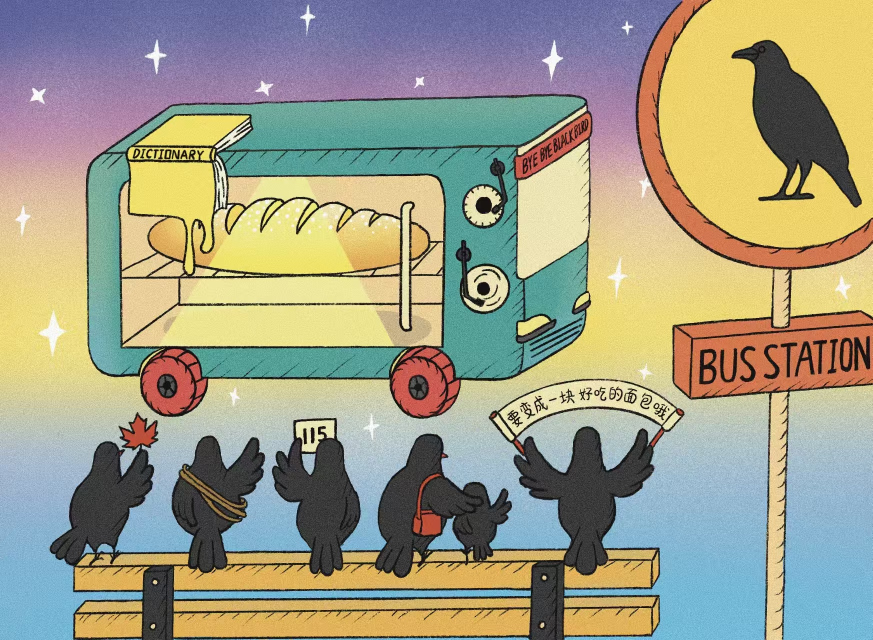
#> input picture assets/target.jpg, 1745 x 1280 px (shown at 1/2 size)
$ python build_birds_from_ora.py
#> lines starting #> are read from the running program, lines starting #| are printed output that depends on the picture
# -*- coding: utf-8 -*-
"""用 ORA 分层文件重建五只乌鸦的贴片。

ORA 的乌鸦图层本身手切得很干净，但有几处需要处理：
- 上层带进来的天空/白云高光（冷色浅色）要去掉；
- 底部会带一条长椅木色横线，改用现有 v25 贴片的干净脚/尾部分混合；
- ORA 里没有把枫叶、115 牌、横幅单独切出来（它们只在 ORA 预览叠原图时出现），
  这三样从原图/v25 贴片补回。
"""
import json
import os
import zipfile

import numpy as np
from PIL import Image
from scipy import ndimage

BASE = os.path.dirname(os.path.dirname(os.path.abspath(__file__)))
SRC = os.path.join(BASE, "assets", "target.jpg")
SPRITES = os.path.join(BASE, "assets", "sprites")
ORA = os.path.join(BASE, "tools", "ora_src")
OUT = os.path.join(BASE, "tools", "ora_src", "new_sprites")
os.makedirs(OUT, exist_ok=True)

src = np.asarray(Image.open(SRC).convert("RGB")).astype(np.int16)
H, W = src.shape[:2]
#> H = 1280; W = 1745
R, G, B = src[:, :, 0], src[:, :, 1], src[:, :, 2]
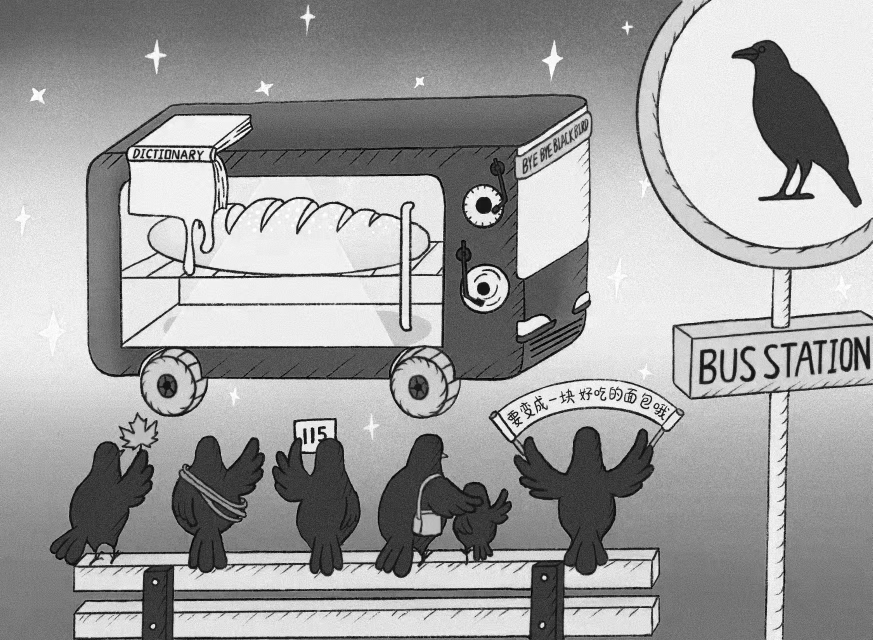
#> R: shape (1280, 1745) int16 (shown at 1/2 size); min 0, max 255, mean 159
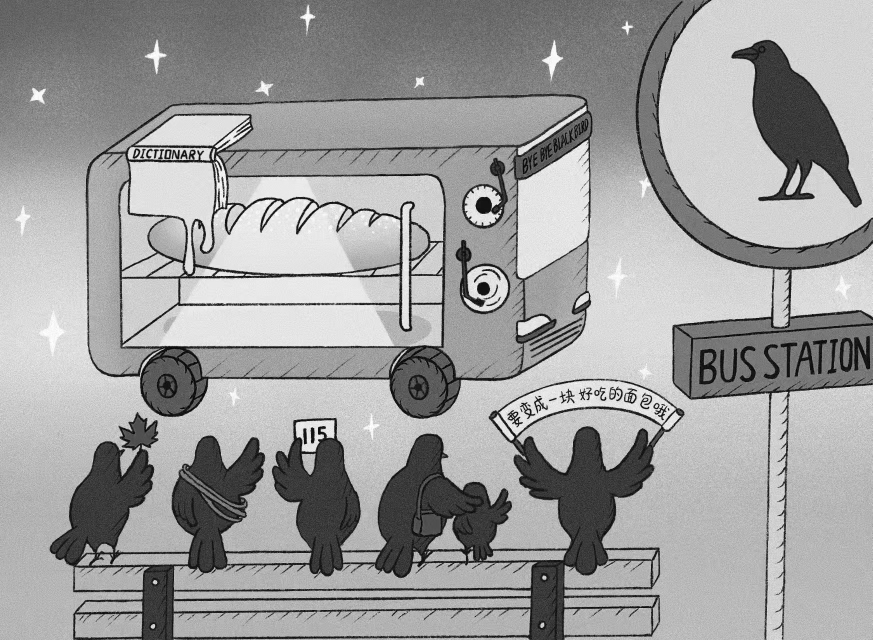
#> G: shape (1280, 1745) int16 (shown at 1/2 size); min 0, max 255, mean 157.4
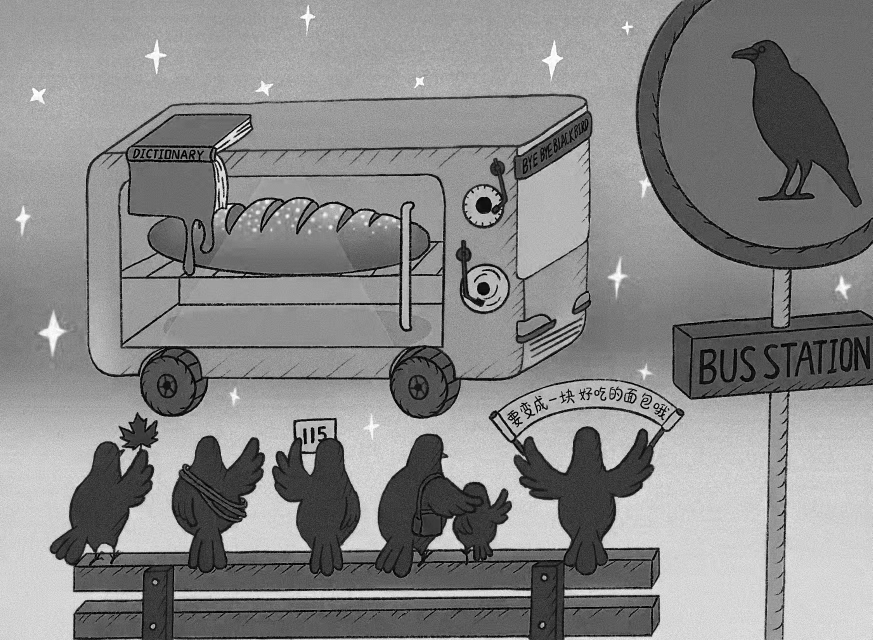
#> B: shape (1280, 1745) int16 (shown at 1/2 size); min 0, max 255, mean 135.5
yy, xx = np.mgrid[0:H, 0:W]
#> (the run stopped early here; a loop or call above may not have finished)
